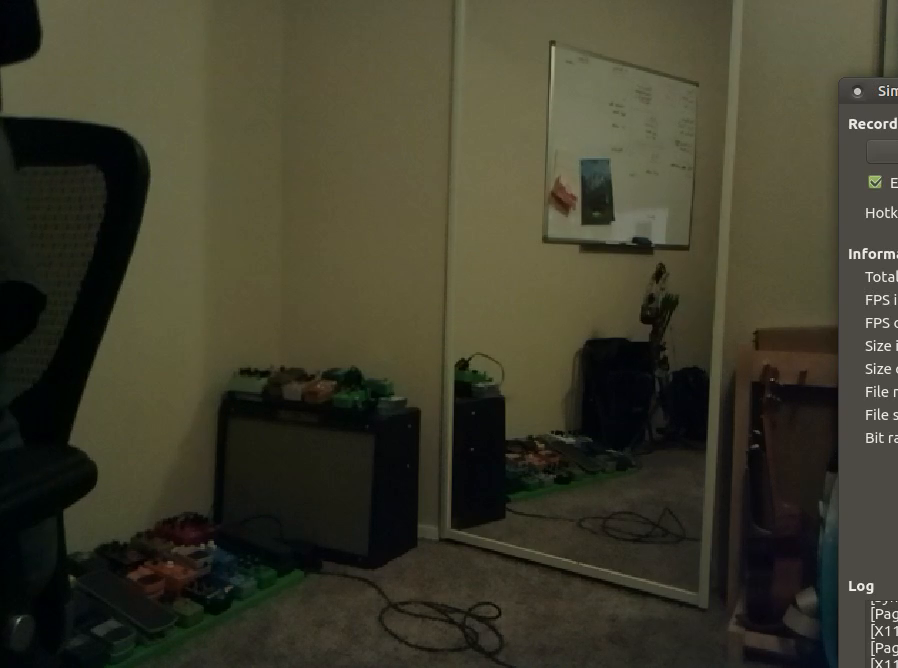
#> input picture frame 60 of paperwork/image_processing-2022-04-27_22.34.18.mp4, 898 x 668 px, given in place of the camera
$ python color_tracking.py   (older library calls are emulated)
#> lines starting #> are read from the running program, lines starting #| are printed output that depends on the picture; after the words box and inside, x2 and y2 are one past the last pixel; in counts of white or black regions, pixels touching at a corner belong together
# import the necessary packages
import argparse
import cv2
import imutils
import platform

# Code based on this example:
# https://customers.pyimagesearch.com/object-tracking-in-video/
# https://www.pyimagesearch.com/2015/03/30/accessing-the-raspberry-pi-camera-with-opencv-and-python/

# # construct the argument parse and parse the arguments
# ap = argparse.ArgumentParser()
# ap.add_argument("-v", "--video", help="path to the (optional) video file")
# args = vars(ap.parse_args())

# define the color ranges
colorRanges = [
    ((29, 86, 6), (64, 255, 255), "green"),
    ((57, 68, 0), (151, 255, 255), "blue")]

#==========================================================================
def color_tracking( wanda=False ):

#> called with wanda = False
    if wanda:
        from picamera.array import PiRGBArray
        from picamera import PiCamera
        camera = PiCamera()
        resolution = [640, 480]
        camera.framerate = 5
        rawCapture = PiRGBArray( camera, size=(resolution[0], resolution[1]) )

        for frame in camera.capture_continuous( rawCapture, format='bgr', use_video_port=True):
            process_image( frame )
            # if the 'q' key is pressed, stop the loop
            key = cv2.waitKey(1) & 0xFF
            if key == ord("q"):
                break

    else:
        camera = cv2.VideoCapture(0)

        # keep looping
        while True:
            # grab the current frame
            (grabbed, frame) = camera.read()
#> frame is the input picture: shape (668, 898, 3); mean B, G, R 44, 60.8, 62.7
            if not grabbed:
                break

            process_image( frame )

            # if the 'q' key is pressed, stop the loop
            key = cv2.waitKey(1) & 0xFF
            if key == ord("q"):
                break


    # cleanup the camera and close any open windows
    camera.release()
    cv2.destroyAllWindows()

#==========================================================================
def process_image( frame ):
    # resize the frame, blur it, and convert it to the HSV color space
    frame = imutils.resize(frame, width=600)
#> frame: shape (446, 600, 3)
    blurred = cv2.GaussianBlur(frame, (11, 11), 0)
    hsv = cv2.cvtColor(frame, cv2.COLOR_BGR2HSV)
#> hsv: shape (446, 600, 3); mean H, S, V 37.6, 93, 64.1

    # loop over the color ranges
    for (lower, upper, colorName) in colorRanges:
        # construct a mask for all colors in the current HSV range, then
        # perform a series of dilations and erosions to remove any small
        # blobs left in the mask
        mask = cv2.inRange(hsv, lower, upper)
        mask = cv2.erode(mask, None, iterations=2)
        mask = cv2.dilate(mask, None, iterations=2)

        # find contours in the mask
        cnts = cv2.findContours(mask.copy(), cv2.RETR_EXTERNAL, cv2.CHAIN_APPROX_SIMPLE)
        cnts = cnts[0] if imutils.is_cv2() else cnts[1]

        # only proceed if at least one contour was found
        if len(cnts) > 0:
            # find the largest contour in the mask, then use it to compute
            # the minimum enclosing circle and centroid
            c = max(cnts, key=cv2.contourArea)
            ((x, y), radius) = cv2.minEnclosingCircle(c)
            M = cv2.moments(c)
            (cX, cY) = (int(M["m10"] / M["m00"]), int(M["m01"] / M["m00"]))

            # only draw the enclosing circle and text if the radious meets
            # a minimum size
            if radius > 10:
                cv2.circle(frame, (int(x), int(y)), int(radius), (0, 255, 255), 2)
                cv2.putText(frame, colorName, (cX, cY), cv2.FONT_HERSHEY_SIMPLEX,
                    1.0, (0, 255, 255), 2)
#> this loop made 2 passes
#> (x, y, radius, cX, cY) on passes 1 to 2: (194.5, 303.5, 58.33, 182, 303), (43, 262.6, 187.4, 40, 294)
#> pass 1, in process_image, `mask = cv2.inRange(hsv, lower, upper)`:
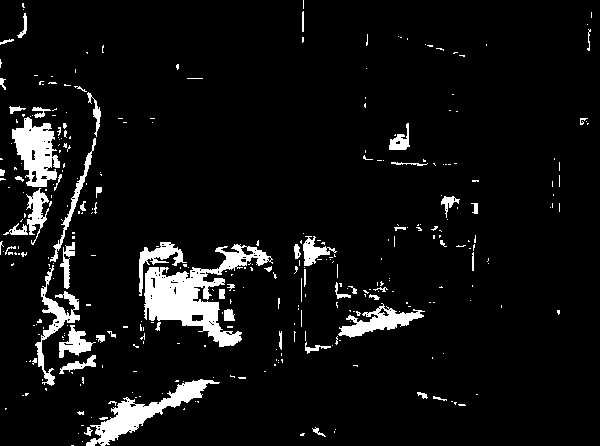
#> mask: shape (446, 600); 6.9% white; 341 white regions (282 under 20 px), largest, box (x1, y1, x2, y2) and area: (144, 244, 273, 347) 4602, (86, 379, 220, 446) 2247, (12, 117, 60, 187) 1946
#> pass 1, in process_image, `mask = cv2.erode(mask, None, iterations=2)`:
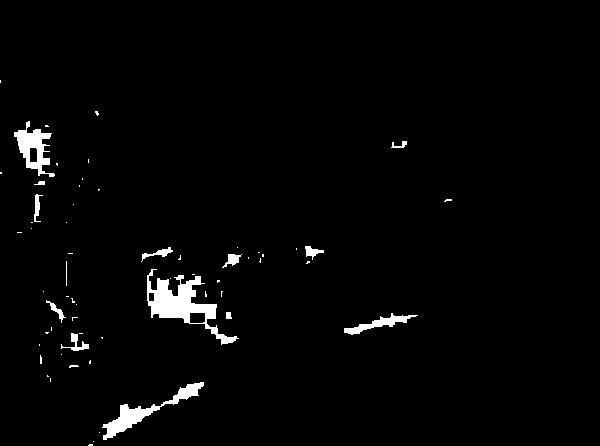
#> mask: shape (446, 600); 2.2% white; 62 white regions (47 under 20 px), largest, box (x1, y1, x2, y2) and area: (147, 269, 239, 345) 2095, (102, 382, 204, 440) 1167, (14, 121, 55, 177) 950
#> pass 1, in process_image, `mask = cv2.dilate(mask, None, iterations=2)`:
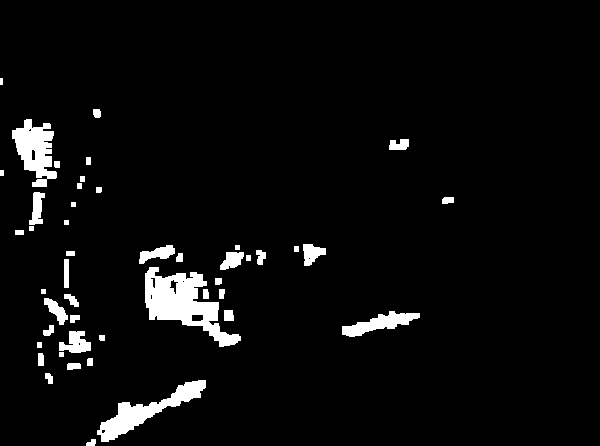
#> mask: shape (446, 600); 4.5% white; 47 white regions, largest, box (x1, y1, x2, y2) and area: (145, 267, 241, 347) 3311, (97, 380, 206, 442) 1918, (12, 119, 57, 187) 1735
#> pass 2, in process_image, `mask = cv2.inRange(hsv, lower, upper)`:
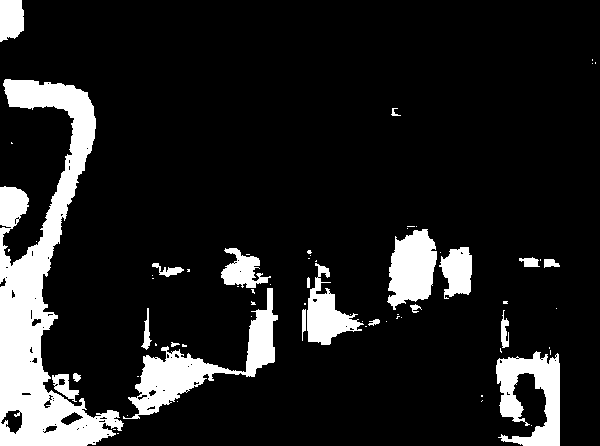
#> mask: shape (446, 600); 13% white; 68 white regions (47 under 20 px), largest, box (x1, y1, x2, y2) and area: (0, 79, 124, 446) 16878, (123, 288, 278, 419) 4759, (496, 351, 560, 446) 3546
#> after the loop:
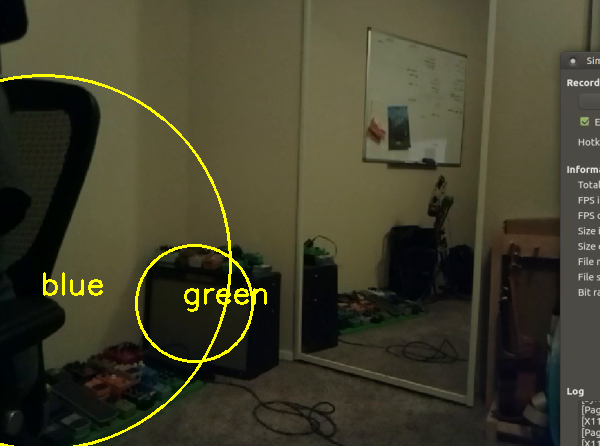
#> frame: shape (446, 600, 3); mean of channels 0, 1, 2 43.6, 63.8, 65.8; drawn as B, G, R

    # show the frame to our screen
    cv2.imshow("Frame", frame)


#==========================================================================
def is_wanda( ):
    uname = platform.uname()
    if "aarch64" in uname.processor:
        return True
    else:
        return False

#==========================================================================
if __name__ == "__main__":

    wanda = is_wanda()
    color_tracking( wanda )
#> (key q is pressed here)

$ run again, starting later in the video
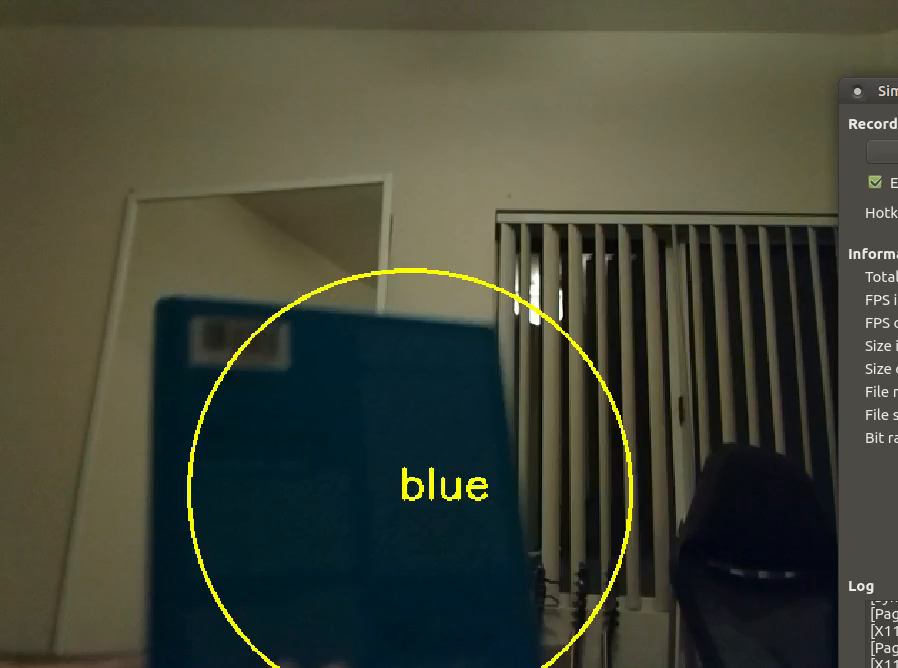
#> input picture frame 481 of paperwork/image_processing-2022-04-27_22.34.18.mp4, 898 x 668 px, given in place of the camera
#> in color_tracking, frame is the input picture: shape (668, 898, 3); mean B, G, R 55.2, 69.4, 66.3
#> hsv: shape (446, 600, 3); mean H, S, V 47.4, 108.6, 74.5
#> the loop in process_image, `for (lower, upper, colorName) in colorRanges:` made 2 passes
#> (c, x, y, radius, cX, cY) on pass 1: ([[393, 257], [393, 273], [398, 273], [398, 257]], 395.5, 265, 8.38, 395, 265)
#> pass 1, in process_image, `mask = cv2.dilate(mask, None, iterations=2)`:
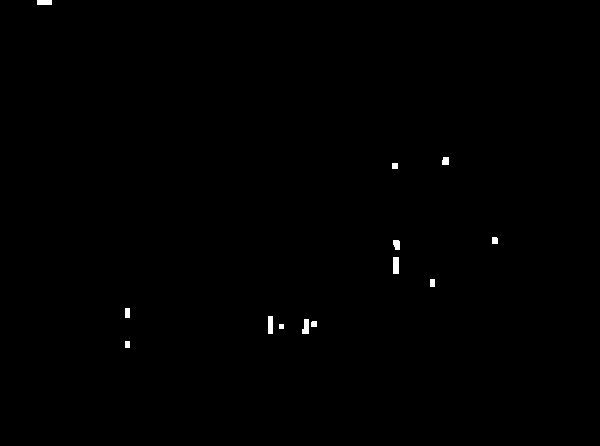
#> mask: shape (446, 600); 0.27% white; 13 white regions, largest, box (x1, y1, x2, y2) and area: (393, 257, 399, 274) 102, (268, 316, 273, 334) 90, (302, 319, 309, 334) 85
#> after the loop in process_image, `for (lower, upper, colorName) in colorRanges:`:
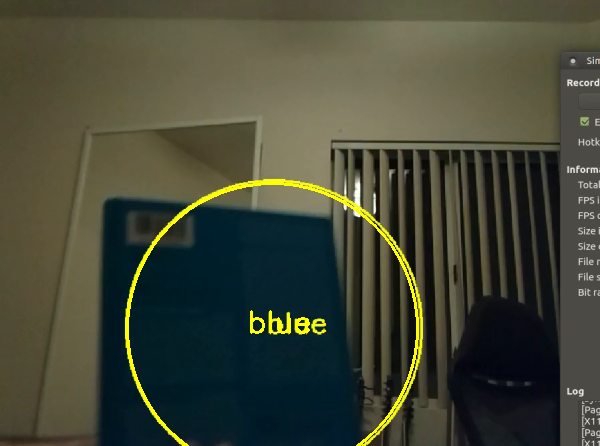
#> frame: shape (446, 600, 3); mean of channels 0, 1, 2 54.8, 70.8, 67.8; drawn as B, G, R
